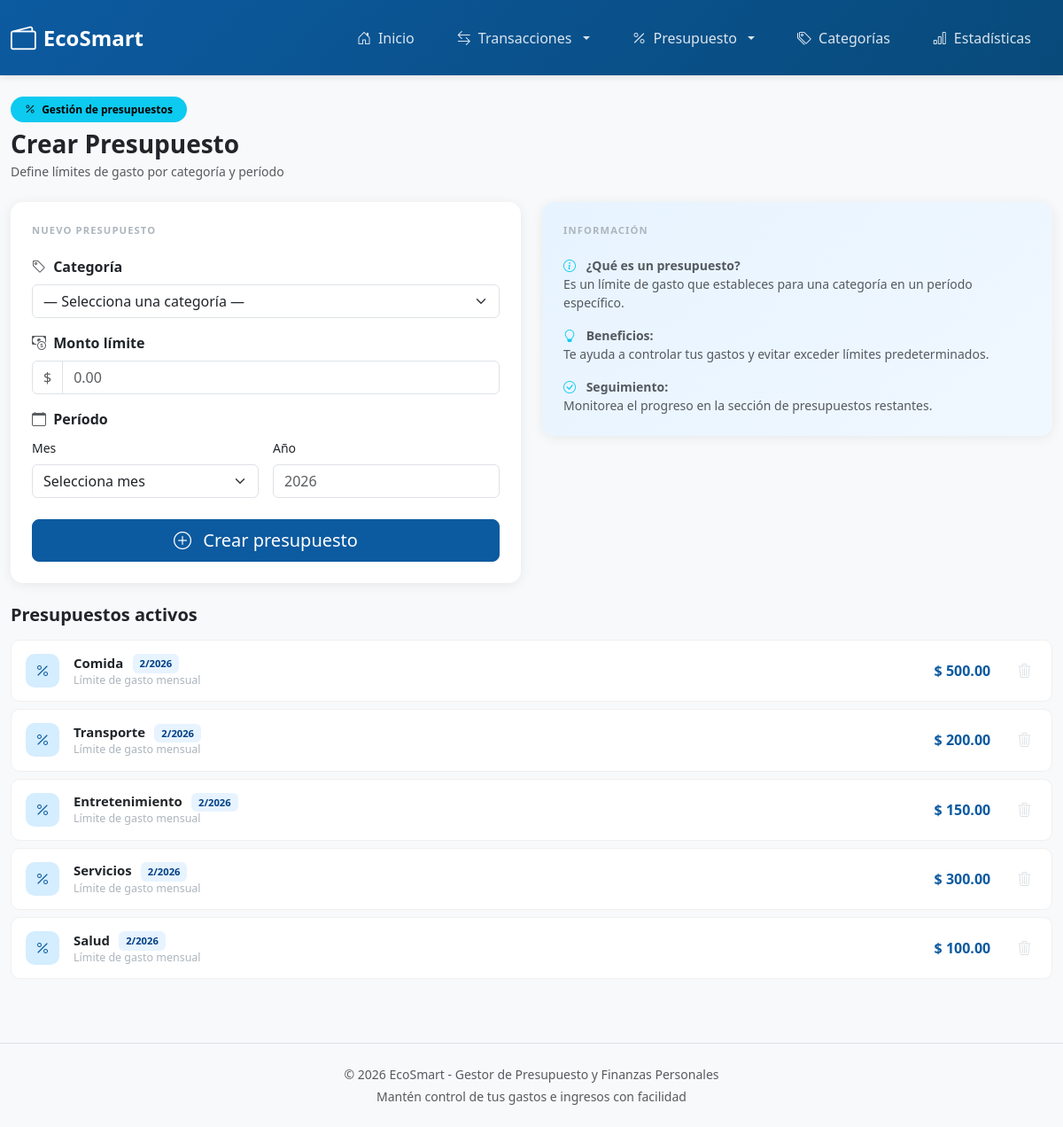
The page /presupuesto/ on the database its author committed.
### budget/models.py (models this page shows, shortened)
class Presupuesto(models.Model):
    categoria    = models.ForeignKey(Categoria, on_delete=models.CASCADE)
    monto_limite = models.DecimalField(max_digits=10, decimal_places=2)
    mes          = models.PositiveIntegerField()
    anio         = models.PositiveIntegerField()

class Categoria(models.Model):
    nombre = models.CharField(max_length=100)

### budget/views.py (the view, shortened to what this page needs)
# urls.py: path('presupuesto/', views.budget_create, name='budget_create'),
def budget_create(request):
    categorias   = Categoria.objects.all()
    presupuestos = Presupuesto.objects.all()
    return render(request, 'budget/budget_create.html', {
        'categorias':   categorias,
        'presupuestos': presupuestos,
    })

### templates/budget/budget_create.html (shortened to what this page needs)
{% extends "base.html" %}
{% block content %}
<div class="container" style="max-width: 1200px;">
    <div class="mb-4">
        <span class="badge rounded-pill text-bg-info mb-2 px-3 py-2">
            <i class="bi bi-percent me-1"></i> Gestión de presupuestos
        </span>
        <h1 class="h3 fw-bold mb-1">Crear Presupuesto</h1>
        <p class="text-muted small mb-0">Define límites de gasto por categoría y período</p>
    </div>
    <div class="row g-4 mb-4">
        <div class="col-lg-6">
            <div class="card p-4">
                <p class="section-label">Nuevo presupuesto</p>
                <form action="" method="POST">
                    <div class="mb-3">
                        <label for="categoria" class="form-label fw-semibold">
                            <i class="bi bi-tag me-1 text-muted"></i> Categoría
                        </label>
                        <select name="categoria" id="categoria" class="form-select" required>
                            <option value="">— Selecciona una categoría —</option>
                        </select>
                    </div>
                    <div class="mb-3">
                        <label for="monto_limite" class="form-label fw-semibold">
                            <i class="bi bi-cash-coin me-1 text-muted"></i> Monto límite
                        </label>
                        <div class="input-group">
                            <span class="input-group-text bg-white text-muted">$</span>
                            <input type="number" name="monto_limite" id="monto_limite" class="form-control"
                                step="0.01" placeholder="0.00" required>
                        </div>
                    </div>
                    <div class="mb-4">
                        <label class="form-label fw-semibold">
                            <i class="bi bi-calendar me-1 text-muted"></i> Período
                        </label>
                        <div class="month-year-inputs">
                            <div class="form-group">
                                <label for="mes" class="form-label small">Mes</label>
                                <select name="mes" id="mes" class="form-select" required>
                                    <option value="">Selecciona mes</option>
                                </select>
                            </div>
                            <div class="form-group">
                                <label for="anio" class="form-label small">Año</label>
                                <input type="number" name="anio" id="anio" class="form-control" min="2020"
                                    max="2050" placeholder="2026" required>
                            </div>
                        </div>
                    </div>
                    <div class="d-grid">
                        <button type="submit" class="btn btn-primary btn-lg">
                            <i class="bi bi-plus-circle me-2"></i> Crear presupuesto
                        </button>
                    </div>
                </form>
            </div>
        </div>
        <div class="col-lg-6">
            <div class="card p-4" style="background: linear-gradient(135deg, #e7f3ff 0%, #f0f8ff 100%);">
                <p class="section-label">Información</p>
                <div class="text-muted small">
                    <p class="mb-3">
                        <i class="bi bi-info-circle me-2 text-info"></i>
                        <strong>¿Qué es un presupuesto?</strong><br>
                        Es un límite de gasto que estableces para una categoría en un período específico.
                    </p>
                    <p class="mb-3">
                        <i class="bi bi-lightbulb me-2 text-info"></i>
                        <strong>Beneficios:</strong><br>
                        Te ayuda a controlar tus gastos y evitar exceder límites predeterminados.
                    </p>
                    <p class="mb-0">
                        <i class="bi bi-check-circle me-2 text-info"></i>
                        <strong>Seguimiento:</strong><br>
                        Monitorea el progreso en la sección de presupuestos restantes.
                    </p>
                </div>
            </div>
        </div>
    </div>
    <h2 class="h5 fw-bold mb-3">Presupuestos activos</h2>
    {% if presupuestos %}
    <div class="d-flex flex-column gap-2">
        {% for p in presupuestos %}
        <div class="budget-item">
            <div class="budget-icon">
                <i class="bi bi-percent"></i>
            </div>
            <div class="flex-grow-1">
                <div class="budget-desc">
                    {{ p.categoria.nombre }}
                    <span class="badge-period">{{ p.mes }}/{{ p.anio }}</span>
                </div>
                <div class="budget-meta">Límite de gasto mensual</div>
            </div>
            <div class="budget-amount me-2">$ {{ p.monto_limite }}</div>
            <button class="btn-delete" data-bs-toggle="modal" data-bs-target="#modalEliminar"
                data-id="{{ p.id }}" data-category="{{ p.categoria.nombre }}" data-amount="{{ p.monto_limite }}"
                title="Eliminar presupuesto">
                <i class="bi bi-trash3"></i>
            </button>
        </div>
        {% endfor %}
    </div>
    {% else %}
    <div class="text-center py-5 text-muted">
        <i class="bi bi-inbox fs-2 d-block mb-2"></i>
        <p>No hay presupuestos creados aún.</p>
        <small>Crea tu primer presupuesto usando el formulario de arriba</small>
    </div>
    {% endif %}
</div>
{% endblock %}

### templates/base.html (style rules this page uses)
:root { --primary-color: #0c5aa0; --danger-color: #dc3545; --success-color: #198754; --info-color: #0dcaf0; --warning-color: #ffc107; }
body { background-color: #f8f9fa; font-family: 'Segoe UI', Tahoma, Geneva, Verdana, sans-serif; }
.card { border: none; border-radius: 14px; box-shadow: 0 2px 14px rgba(0, 0, 0, 0.07); }
.section-label { font-size: 0.7rem; font-weight: 700; letter-spacing: 0.1em; text-transform: uppercase; color: #adb5bd; margin-bottom: 1.25rem; }

### templates/budget/budget_create.html (style rules this page uses)
.budget-item { display: flex; align-items: center; gap: 1rem; padding: .85rem 1rem; border-radius: 10px; border: 1px solid #f0f0f0; background: #fff; transition: box-shadow .15s; }
.budget-icon { width: 38px; height: 38px; border-radius: 10px; background: #d4edff; color: #0c5aa0; display: grid; place-items: center; font-size: 1rem; flex-shrink: 0; }
.budget-desc { font-weight: 600; font-size: .93rem; }
.budget-meta { font-size: .78rem; color: #adb5bd; }
.budget-amount { font-weight: 700; color: #0c5aa0; white-space: nowrap; }
.badge-period { font-size: .7rem; font-weight: 600; background: #e7f3ff; color: #004085; border-radius: 6px; padding: .2rem .5rem; margin-left: .4rem; }
.btn-delete { background: none; border: none; color: #dee2e6; font-size: 1rem; padding: .25rem .4rem; border-radius: 8px; transition: color .15s, background .15s; flex-shrink: 0; }
.btn-primary { background-color: #0c5aa0; border-color: #0c5aa0; }
.month-year-inputs { display: flex; gap: 1rem; }
.month-year-inputs .form-group { flex: 1; }

### rows shown on the page
Presupuesto: categoria.nombre "Comida", mes "2", anio "2026", monto_limite "500.00"
Presupuesto: categoria.nombre "Transporte", mes "2", anio "2026", monto_limite "200.00"
Presupuesto: categoria.nombre "Entretenimiento", mes "2", anio "2026", monto_limite "150.00"
Presupuesto: categoria.nombre "Servicios", mes "2", anio "2026", monto_limite "300.00"
Presupuesto: categoria.nombre "Salud", mes "2", anio "2026", monto_limite "100.00"
